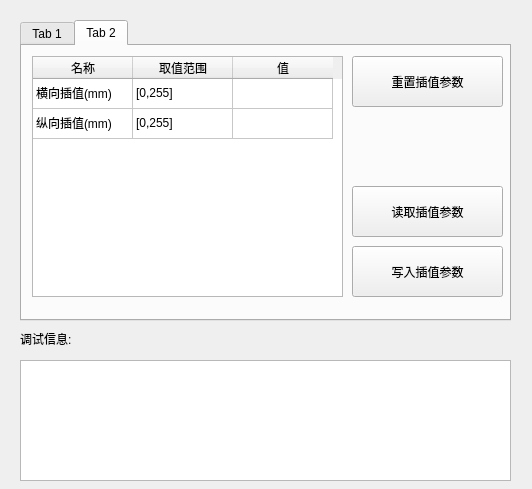
<?xml version="1.0" encoding="UTF-8"?>
<ui version="4.0">
 <class>laser_paramsetingdlg</class>
 <widget class="QDialog" name="laser_paramsetingdlg">
  <property name="geometry">
   <rect>
    <x>0</x>
    <y>0</y>
    <width>532</width>
    <height>489</height>
   </rect>
  </property>
  <property name="windowTitle">
   <string>Dialog</string>
  </property>
  <widget class="QTabWidget" name="tabWidget">
   <property name="geometry">
    <rect>
     <x>20</x>
     <y>20</y>
     <width>491</width>
     <height>301</height>
    </rect>
   </property>
   <property name="currentIndex">
    <number>1</number>
   </property>
   <widget class="QWidget" name="tab">
    <attribute name="title">
     <string>Tab 1</string>
    </attribute>
    <widget class="QTableWidget" name="tab1tableWidget">
     <property name="geometry">
      <rect>
       <x>10</x>
       <y>10</y>
       <width>311</width>
       <height>241</height>
      </rect>
     </property>
     <attribute name="verticalHeaderVisible">
      <bool>false</bool>
     </attribute>
     <row>
      <property name="text">
       <string>1</string>
      </property>
     </row>
     <row>
      <property name="text">
       <string>2</string>
      </property>
     </row>
     <row>
      <property name="text">
       <string>3</string>
      </property>
     </row>
     <row>
      <property name="text">
       <string>4</string>
      </property>
     </row>
     <row>
      <property name="text">
       <string>5</string>
      </property>
     </row>
     <row>
      <property name="text">
       <string>6</string>
      </property>
     </row>
     <row>
      <property name="text">
       <string>7</string>
      </property>
     </row>
     <column>
      <property name="text">
       <string>名称</string>
      </property>
     </column>
     <column>
      <property name="text">
       <string>取值范围</string>
      </property>
     </column>
     <column>
      <property name="text">
       <string>值</string>
      </property>
     </column>
     <item row="0" column="0">
      <property name="text">
       <string>二值化阈值</string>
      </property>
     </item>
     <item row="0" column="1">
      <property name="text">
       <string>[0,255]</string>
      </property>
     </item>
     <item row="0" column="2">
      <property name="text">
       <string/>
      </property>
     </item>
     <item row="1" column="0">
      <property name="text">
       <string>细化阈值</string>
      </property>
     </item>
     <item row="1" column="1">
      <property name="text">
       <string>[0,255]</string>
      </property>
     </item>
     <item row="1" column="2">
      <property name="text">
       <string/>
      </property>
     </item>
     <item row="2" column="0">
      <property name="text">
       <string>宽度连通距离</string>
      </property>
     </item>
     <item row="2" column="1">
      <property name="text">
       <string>[0,255]</string>
      </property>
     </item>
     <item row="2" column="2">
      <property name="text">
       <string/>
      </property>
     </item>
     <item row="3" column="0">
      <property name="text">
       <string>高度连通距离</string>
      </property>
     </item>
     <item row="3" column="1">
      <property name="text">
       <string>[0,255]</string>
      </property>
     </item>
     <item row="3" column="2">
      <property name="text">
       <string/>
      </property>
     </item>
     <item row="4" column="0">
      <property name="text">
       <string>滤波距离</string>
      </property>
     </item>
     <item row="4" column="1">
      <property name="text">
       <string>[0,255]</string>
      </property>
     </item>
     <item row="4" column="2">
      <property name="text">
       <string/>
      </property>
     </item>
     <item row="5" column="0">
      <property name="text">
       <string>激光宽度限制</string>
      </property>
     </item>
     <item row="5" column="1">
      <property name="text">
       <string>[0,255]</string>
      </property>
     </item>
     <item row="5" column="2">
      <property name="text">
       <string/>
      </property>
     </item>
     <item row="6" column="0">
      <property name="text">
       <string>激光对比度</string>
      </property>
     </item>
     <item row="6" column="1">
      <property name="text">
       <string>[0,255]</string>
      </property>
     </item>
     <item row="6" column="2">
      <property name="text">
       <string/>
      </property>
     </item>
    </widget>
    <widget class="QPushButton" name="readTab1Btn">
     <property name="geometry">
      <rect>
       <x>330</x>
       <y>140</y>
       <width>151</width>
       <height>51</height>
      </rect>
     </property>
     <property name="text">
      <string>读取相机参数</string>
     </property>
    </widget>
    <widget class="QPushButton" name="writeTab1Btn">
     <property name="geometry">
      <rect>
       <x>330</x>
       <y>200</y>
       <width>151</width>
       <height>51</height>
      </rect>
     </property>
     <property name="text">
      <string>写入相机参数</string>
     </property>
    </widget>
    <widget class="QPushButton" name="initTab1Btn">
     <property name="geometry">
      <rect>
       <x>330</x>
       <y>10</y>
       <width>151</width>
       <height>51</height>
      </rect>
     </property>
     <property name="text">
      <string>重置相机参数</string>
     </property>
    </widget>
   </widget>
   <widget class="QWidget" name="tab_2">
    <attribute name="title">
     <string>Tab 2</string>
    </attribute>
    <widget class="QTableWidget" name="tab2tableWidget">
     <property name="geometry">
      <rect>
       <x>10</x>
       <y>10</y>
       <width>311</width>
       <height>241</height>
      </rect>
     </property>
     <attribute name="verticalHeaderVisible">
      <bool>false</bool>
     </attribute>
     <row>
      <property name="text">
       <string>1</string>
      </property>
     </row>
     <row>
      <property name="text">
       <string>2</string>
      </property>
     </row>
     <column>
      <property name="text">
       <string>名称</string>
      </property>
     </column>
     <column>
      <property name="text">
       <string>取值范围</string>
      </property>
     </column>
     <column>
      <property name="text">
       <string>值</string>
      </property>
     </column>
     <item row="0" column="0">
      <property name="text">
       <string>横向插值(mm)</string>
      </property>
     </item>
     <item row="0" column="1">
      <property name="text">
       <string>[0,255]</string>
      </property>
     </item>
     <item row="0" column="2">
      <property name="text">
       <string/>
      </property>
     </item>
     <item row="1" column="0">
      <property name="text">
       <string>纵向插值(mm)</string>
      </property>
     </item>
     <item row="1" column="1">
      <property name="text">
       <string>[0,255]</string>
      </property>
     </item>
     <item row="1" column="2">
      <property name="text">
       <string/>
      </property>
     </item>
    </widget>
    <widget class="QPushButton" name="initTab2Btn">
     <property name="geometry">
      <rect>
       <x>330</x>
       <y>10</y>
       <width>151</width>
       <height>51</height>
      </rect>
     </property>
     <property name="text">
      <string>重置插值参数</string>
     </property>
    </widget>
    <widget class="QPushButton" name="writeTab2Btn">
     <property name="geometry">
      <rect>
       <x>330</x>
       <y>200</y>
       <width>151</width>
       <height>51</height>
      </rect>
     </property>
     <property name="text">
      <string>写入插值参数</string>
     </property>
    </widget>
    <widget class="QPushButton" name="readTab2Btn">
     <property name="geometry">
      <rect>
       <x>330</x>
       <y>140</y>
       <width>151</width>
       <height>51</height>
      </rect>
     </property>
     <property name="text">
      <string>读取插值参数</string>
     </property>
    </widget>
   </widget>
  </widget>
  <widget class="QTextBrowser" name="record">
   <property name="geometry">
    <rect>
     <x>20</x>
     <y>360</y>
     <width>491</width>
     <height>121</height>
    </rect>
   </property>
  </widget>
  <widget class="QLabel" name="label">
   <property name="geometry">
    <rect>
     <x>20</x>
     <y>330</y>
     <width>67</width>
     <height>17</height>
    </rect>
   </property>
   <property name="text">
    <string>调试信息:</string>
   </property>
  </widget>
 </widget>
 <resources/>
 <connections/>
</ui>
